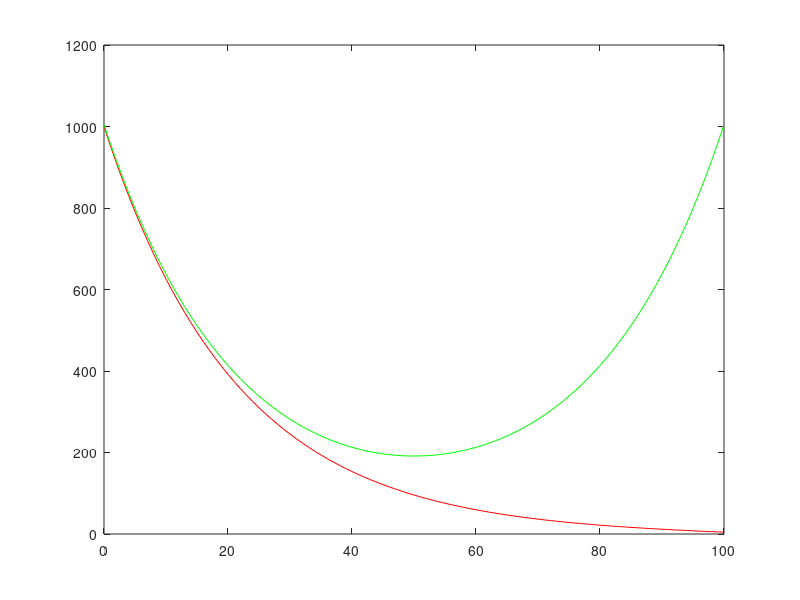

MATLAB code to generate this figure:
close all
clear all
clc

U0 = 1000;

L = 100;
beta = 0.95;
M = 0.15;
sqb = sqrt(1-beta^2);
A = (1-sqb)/(1+sqb);

x = 0:1:L;

U0 = U0/(exp(M*sqb*L)-A*exp(-M*sqb*L));
U = U0*(exp(M*sqb*(L-x))-A*exp(-M*sqb*(L-x)));
U1 = U+fliplr(U);
plot(x,U,'r',x,U1,'g');